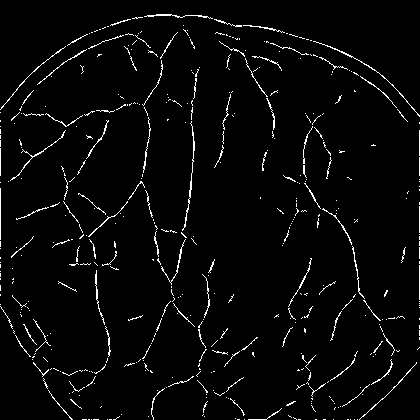
#> input picture skel184.bmp, 420 x 420 px
$ python trening.py
#> lines starting #> are read from the running program, lines starting #| are printed output that depends on the picture; after the words box and inside, x2 and y2 are one past the last pixel; in counts of white or black regions, pixels touching at a corner belong together
import cv2
import numpy as np


# img = cv2.imread('skel184.bmp')
# gray = cv2.cvtColor(img, cv2.COLOR_BGR2GRAY)
#
# gray = np.float32(gray)  #Harris works on float32 images.
#
# #Input parameters
# # image, block size (size of neighborhood considered), ksize (aperture parameter for Sobel), k
# harris = cv2.cornerHarris(gray,2,3,0.04)
#
# # Threshold for an optimal value, it may vary depending on the image.
# img[harris>0.01*harris.max()]=[255,0,0]    # replace these pixels with blue
#
# cv2.imshow('Harris Corners',img)
# cv2.waitKey(0)
#
# #############################################
#
# # Shi-Tomasi Corner Detector & Good Features to Track
# # In opencv it is called goodfeaturestotrack


import cv2
import numpy as np

img = cv2.imread('skel184.bmp')
#> img is the input picture: shape (420, 420, 3); 3.2% white in thin lines or dots
gray = cv2.cvtColor(img,cv2.COLOR_BGR2GRAY)
#> gray: shape (420, 420); 3.2% white in thin lines or dots

#input image, #points, quality level (0-1), min euclidean dist. between detected points
corners = cv2.goodFeaturesToTrack(gray,50,0.05,10)
#> corners = 50 rows, first 8: [334, 67], [115, 251], [387, 290], [298, 370], [199, 328], [304, 164], [196, 77], [253, 352]
corners = np.int0(corners)   #np.int0 is int64

for i in corners:
    x,y = i.ravel()   # Ravel Returns a contiguous flattened array.
#    print(x,y)
    cv2.circle(img,(x,y),3,255,-1)  #Draws circle (Img, center, radius, color, etc.)
#> this loop made 50 passes
#> (x, y) on passes 1 to 12: (334, 67), (115, 251), (387, 290), (298, 370), (199, 328), (304, 164), (196, 77), (253, 352), (263, 170), (153, 259), (167, 119), (354, 91)
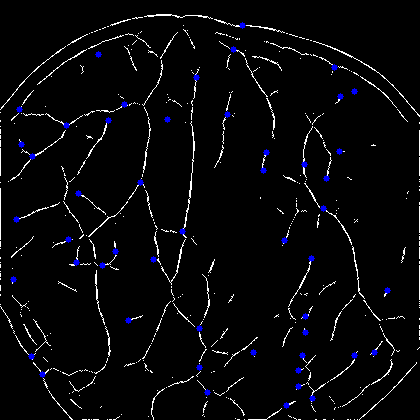
#> img: shape (420, 420, 3); 0.82% of pixels changed, all inside (x1, y1, x2, y2) = (10, 22, 391, 409)

cv2.imshow('Corners',img)
cv2.waitKey(0)

#####################################
#SIFT and SURF - do not work in opencv 3
#SIFT stands for scale invariant feature transform
#####################################
# FAST
# Features from Accelerated Segment Test
# High speed corner detector
# FAST is only keypoint detector. Cannot get any descriptors.

import cv2

img = cv2.imread('images/grains.jpg', 0)

# Initiate FAST object with default values
detector = cv2.FastFeatureDetector_create(50)   #Detects 50 points

kp = detector.detect(img, None)
#> kp = ()

#> (the run stopped early here; a loop or call above may not have finished)

$ run again, with skel100.bmp copied over skel184.bmp
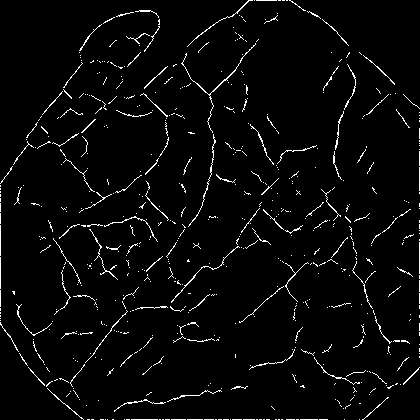
#> input picture skel100.bmp, 420 x 420 px
#> img is the input picture: shape (420, 420, 3); 3.3% white in thin lines or dots
#> gray: shape (420, 420); 3.3% white in thin lines or dots
#> corners = 50 rows, first 8: [188, 261], [89, 265], [13, 291], [400, 341], [86, 226], [209, 94], [152, 36], [141, 207]
#> the loop `for i in corners:` made 50 passes
#> after the loop `for i in corners:`:
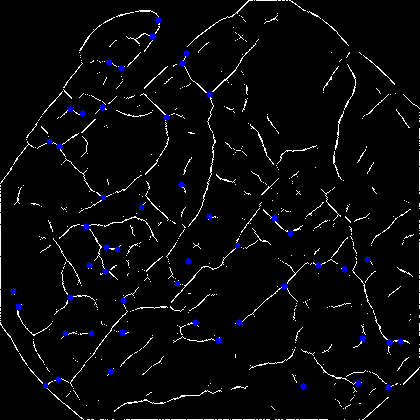
#> img: shape (420, 420, 3); 0.82% of pixels changed, all inside (x1, y1, x2, y2) = (10, 17, 404, 391)
#> kp = ()
